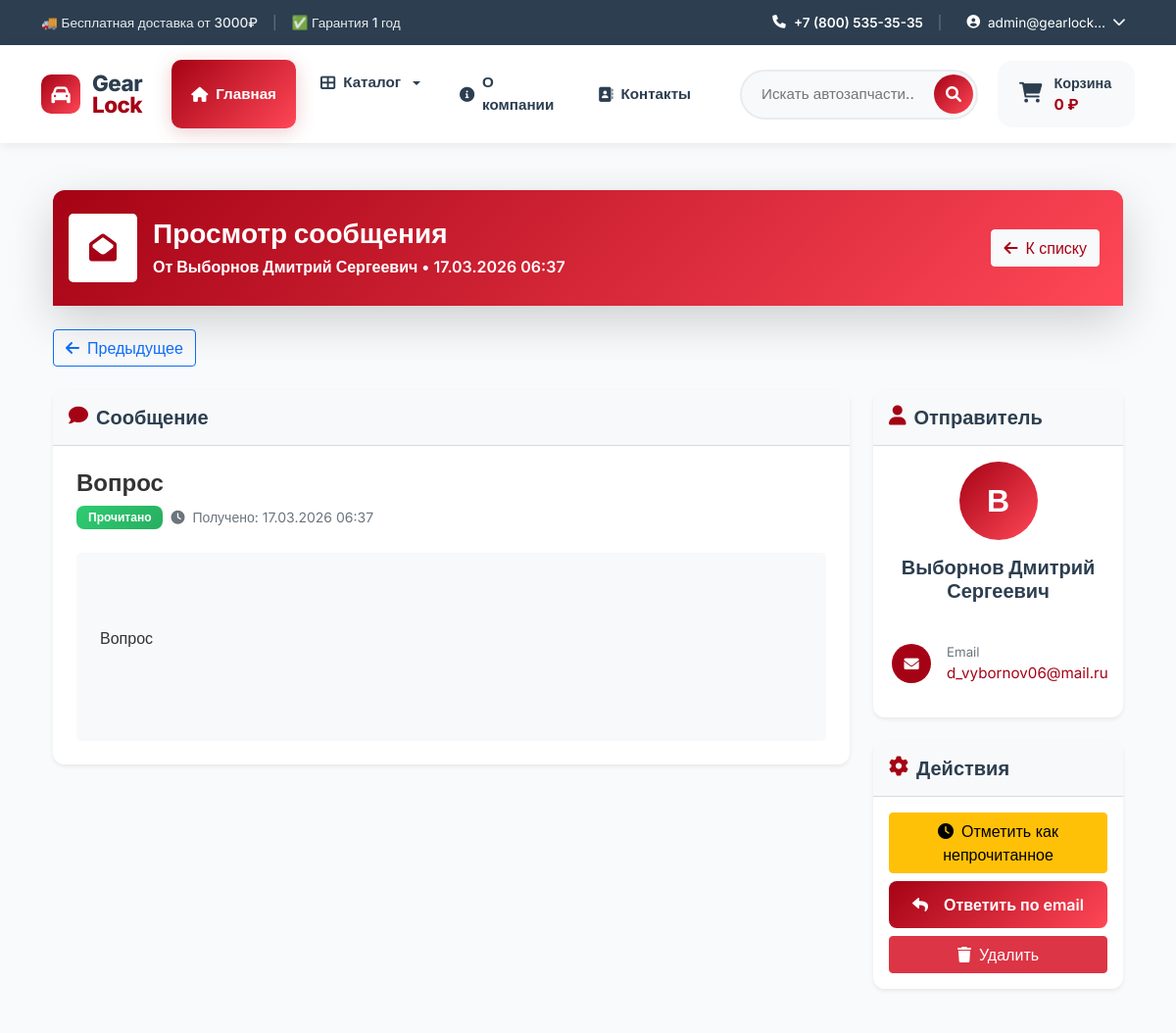
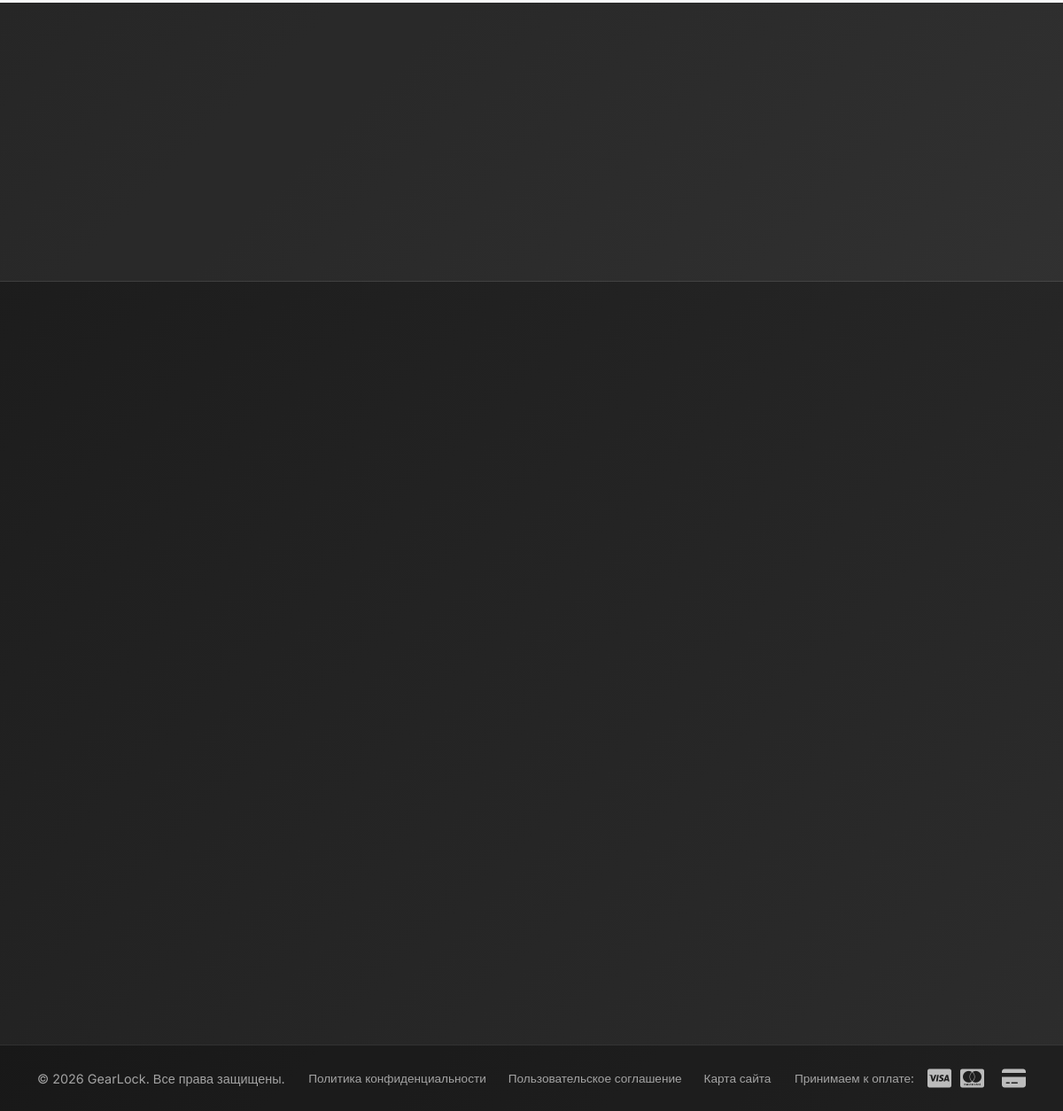
/pages/messages/5/ (signed in), run on the app's committed database (2 pictures, top to bottom).
### users/models.py (models this page shows, shortened)
class User(AbstractUser):
    email = models.EmailField(_('email address'), unique=True)
    role = models.ForeignKey(
        Role,
        on_delete=models.SET_NULL,
        null=True,
        blank=True,
        verbose_name='Роль',
        related_name='users'
    )
    phone = models.CharField('Телефон', max_length=20, blank=True)
    address = models.TextField('Адрес', blank=True)
    postal_code = models.CharField('Почтовый индекс', max_length=20, blank=True)
    birth_date = models.DateField('Дата рождения', null=True, blank=True)
    USERNAME_FIELD = 'email'
    REQUIRED_FIELDS = ['username', 'first_name']
    class Meta:
        verbose_name = 'Пользователь'
        verbose_name_plural = 'Пользователи'

### pages/models.py (models this page shows, shortened)
class Contact(models.Model):
    name = models.CharField('Имя', max_length=100)
    email = models.EmailField('Email')
    phone = models.CharField('Телефон', max_length=20, blank=True)
    subject = models.CharField('Тема', max_length=200)
    message = models.TextField('Сообщение')
    is_read = models.BooleanField('Прочитано', default=False)
    created_at = models.DateTimeField('Дата создания', auto_now_add=True)
    class Meta:
        verbose_name = 'Контактное сообщение'
        verbose_name_plural = 'Контактные сообщения'
        ordering = ['-created_at']

### pages/views.py (the view)
# urls.py: path('messages/<int:message_id>/', views.message_detail, name='message_detail'),
@login_required
@manager_required
def message_detail(request, message_id):
    message = get_object_or_404(Contact, id=message_id)
    if not message.is_read:
        message.is_read = True
        message.save()
    prev_message = Contact.objects.filter(id__lt=message.id).order_by('-id').first()
    next_message = Contact.objects.filter(id__gt=message.id).order_by('id').first()
    context = {
        'message': message,
        'prev_message': prev_message,
        'next_message': next_message,
    }
    return render(request, 'pages/message_detail.html', context)

### cart/cart.py (called while the page is built)
    def get_total_price(self):
        return sum(
            float(item['price']) * item['quantity']
            for item in self.cart.values()
        )

    def __len__(self):
        return sum(item['quantity'] for item in self.cart.values())

### cart/context_processors.py (called while the page is built)
def cart(request):
    return {'cart': Cart(request)}

### catalog/context_processors.py (called while the page is built)
def categories(request):
    main_categories = Category.objects.filter(
        parent__isnull=True
    ).exclude(
        slug=''
    ).exclude(
        slug__isnull=True
    ).prefetch_related('children').order_by('order', 'name')
    return {
        'categories': main_categories,
        'all_categories': Category.objects.exclude(slug='').exclude(slug__isnull=True)
    }

### templates/pages/message_detail.html (shortened to what this page needs)
{% extends 'base.html' %}
{% load static %}
{% block content %}
<div class="container-fluid py-4">
    <div class="row mb-4">
        <div class="col-12">
            <div class="card border-0 shadow-lg">
                <div class="card-header bg-primary-gradient text-white py-4">
                    <div class="d-flex justify-content-between align-items-center">
                        <div class="d-flex align-items-center">
                            <div class="icon-lg bg-white text-primary rounded-3 me-3">
                                <i class="fas fa-envelope-open fs-3 bg-may"></i>
                            </div>
                            <div>
                                <h1 class="h3 fw-bold mb-1">Просмотр сообщения</h1>
                                <p class="mb-0 opacity-90">От {{ message.name }} • {{ message.created_at|date:"d.m.Y H:i" }}</p>
                            </div>
                        </div>
                        <div>
                            <a href="{% url 'pages:message_list' %}" class="btn btn-light me-2 bg-may">
                                <i class="fas fa-arrow-left me-2 bg-may"></i>К списку
                            </a>
                        </div>
                    </div>
                </div>
            </div>
        </div>
    </div>
    <div class="row mb-4">
        <div class="col-12">
            <div class="d-flex justify-content-between">
                <div>
                    {% if prev_message %}
                    <a href="{% url 'pages:message_detail' prev_message.id %}" class="btn btn-outline-primary">
                        <i class="fas fa-arrow-left me-2"></i>Предыдущее
                    </a>
                    {% endif %}
                </div>
            </div>
        </div>
    </div>
    <div class="row">
        <div class="col-lg-8">
            <div class="card border-0 shadow-sm mb-4">
                <div class="card-header bg-light py-3">
                    <h5 class="fw-bold mb-0">
                        <i class="fas fa-comment me-2 text-primary bg-may"></i>
                        Сообщение
                    </h5>
                </div>
                <div class="card-body p-4">
                    <div class="mb-4">
                        <h4 class="fw-bold">{{ message.subject }}</h4>
                        <div class="d-flex align-items-center mt-2">
                            <span class="badge {% if message.is_read %}bg-success{% else %}bg-warning text-dark{% endif %} me-2">
                                {% if message.is_read %}Прочитано{% else %}Новое{% endif %}
                            </span>
                            <small class="text-muted">
                                <i class="fas fa-clock me-1"></i>
                                Получено: {{ message.created_at|date:"d.m.Y H:i" }}
                            </small>
                        </div>
                    </div>
                    <div class="message-content p-4 bg-light rounded-3">
                        {{ message.message|linebreaks }}
                    </div>
                </div>
            </div>
        </div>
        <div class="col-lg-4">
            <div class="card border-0 shadow-sm mb-4">
                <div class="card-header bg-light py-3">
                    <h5 class="fw-bold mb-0">
                        <i class="fas fa-user me-2 text-primary bg-may"></i>
                        Отправитель
                    </h5>
                </div>
                <div class="card-body">
                    <div class="text-center mb-4">
                        <div class="avatar-circle bg-primary-gradient text-white mx-auto mb-3"
                             style="width: 80px; height: 80px; border-radius: 50%; display: flex; align-items: center; justify-content: center; font-size: 2rem;">
                            {{ message.name|first|upper }}
                        </div>
                        <h5 class="fw-bold mb-1">{{ message.name }}</h5>
                    </div>
                    <div class="list-group list-group-flush">
                        <div class="list-group-item d-flex align-items-center px-0">
                            <div class="icon-sm bg-primary bg-opacity-10 rounded-circle me-3">
                                <i class="fas fa-envelope"></i>
                            </div>
                            <div>
                                <small class="text-muted d-block ">Email</small>
                                <a href="mailto:{{ message.email }}" class="text-decoration-none bg-may">
                                    {{ message.email }}
                                </a>
                            </div>
                        </div>
                    </div>
                </div>
            </div>
            <div class="card border-0 shadow-sm">
                <div class="card-header bg-light py-3">
                    <h5 class="fw-bold mb-0">
                        <i class="fas fa-cog me-2 bg-may"></i>
                        Действия
                    </h5>
                </div>
                <div class="card-body">
                    <div class="d-grid gap-2">
                        {% if message.is_read %}
                        <a href="{% url 'pages:message_mark_unread' message.id %}"
                           class="btn btn-warning">
                            <i class="fas fa-clock me-2"></i>Отметить как непрочитанное
                        </a>
                        {% else %}
                        <a href="{% url 'pages:message_mark_read' message.id %}"
                           class="btn btn-success">
                            <i class="fas fa-check me-2"></i>Отметить как прочитанное
                        </a>
                        {% endif %}
                        <a href="mailto:{{ message.email }}?subject=Re: {{ message.subject }}"
                           class="btn btn-primary">
                            <i class="fas fa-reply me-2"></i>Ответить по email
                        </a>
                        <a href="{% url 'pages:message_delete' message.id %}"
                           class="btn btn-danger"
                           onclick="return confirm('Удалить сообщение от {{ message.name }}?')">
                            <i class="fas fa-trash me-2"></i>Удалить
                        </a>
                    </div>
                </div>
            </div>
        </div>
    </div>
</div>
{% endblock %}

### templates/includes/header.html (shortened to what this page needs)
<header class="header">
    <div class="header-top">
        <div class="container">
            <div class="header-top-content">
                <div class="header-top-left">
                    <span class="contact-text">🚚 Бесплатная доставка от 3000₽</span>
                    <span class="contact-separator">|</span>
                    <span class="contact-text">✅ Гарантия 1 год</span>
                </div>
                <div class="header-top-right">
                    <a href="tel:+78005353535" class="phone-link">
                        <i class="fas fa-phone"></i>
                        +7 (800) 535-35-35
                    </a>
                    <span class="contact-separator">|</span>
                    {% if user.is_authenticated %}
                    <div class="user-menu">
                        <button class="user-menu-btn">
                            <i class="fas fa-user-circle"></i>
                            <span>{{ user.first_name|default:user.email|truncatechars:15 }}</span>
                            <i class="fas fa-chevron-down"></i>
                        </button>
                    </div>
                    {% endif %}
                </div>
            </div>
        </div>
    </div>
    <div class="header-main">
        <div class="container">
            <div class="header-main-content">
                <div class="header-logo">
                    <a href="{% url 'catalog:home' %}" class="logo">
                        <div class="logo-icon">
                            <i class="fas fa-car"></i>
                        </div>
                        <div class="logo-text">
                            <span class="logo-text-main">Gear</span>
                            <span class="logo-text-accent">Lock</span>
                        </div>
                    </a>
                </div>
                <nav class="main-nav">
                    <a href="{% url 'catalog:home' %}" class="nav-link active">
                        <i class="fas fa-home"></i>
                        <span>Главная</span>
                    </a>
                    <div class="nav-dropdown dropdown">
                        <button class="nav-dropdown-btn dropdown-toggle"
                                type="button"
                                id="catalogDropdown"
                                data-bs-toggle="dropdown"
                                aria-expanded="false"
                                aria-haspopup="true">
                            <i class="fas fa-th-large"></i>
                            <span>Каталог</span>
                        </button>
                    </div>
                    <a href="{% url 'pages:about' %}" class="nav-link">
                        <i class="fas fa-info-circle"></i>
                        <span>О компании</span>
                    </a>
                    <a href="{% url 'pages:contact' %}" class="nav-link">
                        <i class="fas fa-address-book"></i>
                        <span>Контакты</span>
                    </a>
                </nav>
                <div class="header-actions">
                    <div class="search-container">
                        <form action="{% url 'catalog:search' %}" method="get" class="search-form">
                            <input type="search"
                                   name="q"
                                   class="search-input"
                                   placeholder="Искать автозапчасти..."
                                   value="{{ request.GET.q }}">
                            <button type="submit" class="search-btn">
                                <i class="fas fa-search"></i>
                            </button>
                        </form>
                    </div>
                    <a href="{% url 'cart:cart_detail' %}" class="cart-btn">
                        <div class="cart-icon-wrapper">
                            <i class="fas fa-shopping-cart"></i>
                        </div>
                        <div class="cart-info">
                            <span class="cart-label">Корзина</span>
                            <span class="cart-total">
                                {% if cart.get_total_price %}
                                    {{ cart.get_total_price|floatformat:0 }} ₽
                                {% else %}
                                    0 ₽
                                {% endif %}
                            </span>
                        </div>
                    </a>
                </div>
            </div>
        </div>
    </div>
</header>

### templates/pages/message_detail.html (style rules this page uses)
.avatar-circle { width: 80px; height: 80px; border-radius: 50%; display: flex; align-items: center; justify-content: center; font-size: 2rem; font-weight: bold; }
.message-content { white-space: pre-wrap; font-size: 1rem; line-height: 1.6; }

### data on the page
User: first_name "admin@gearlock…"
Contact: name "Выборнов Дмитрий Сергеевич", created_at "17.03.2026 06:37", subject "Вопрос", message "Вопрос", name|first "В", email "d_vybornov06@mail.ru"
